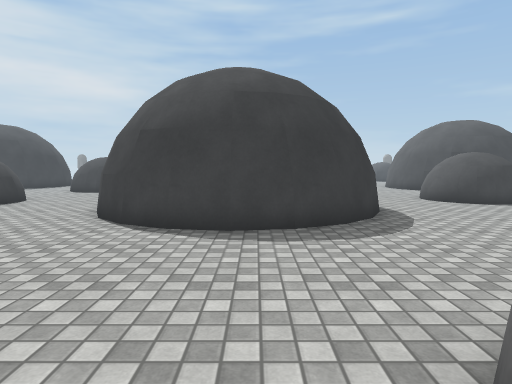
view 1 (above)

24 first-person views from a walk through a Unity game level. The camera is 1.3 m above the floor, tilts 4° down and sees 75° across. The floor is counted in squares, 1 m on a side. Each view is taken from the middle of a square. On the plan, view 1 faces up. The plan holds only what a view shows up to about 14 squares ahead; the rest is blank. The place goes on beyond the plan. Surface patterns are stand-ins for the level's own textures.

view 2
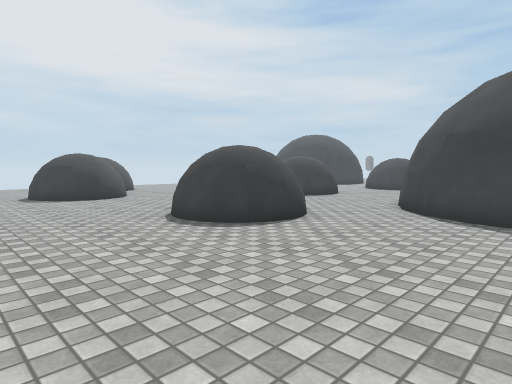

view 3
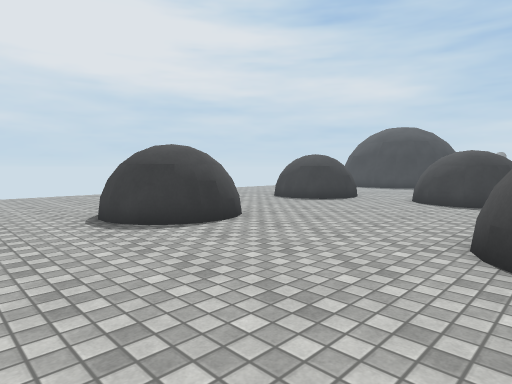

view 4
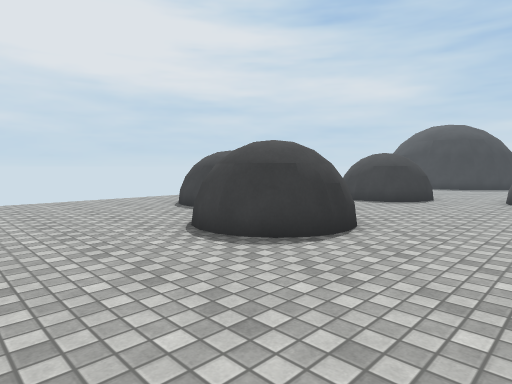

view 5
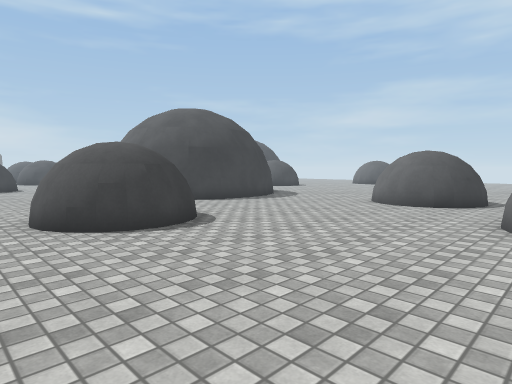

view 6
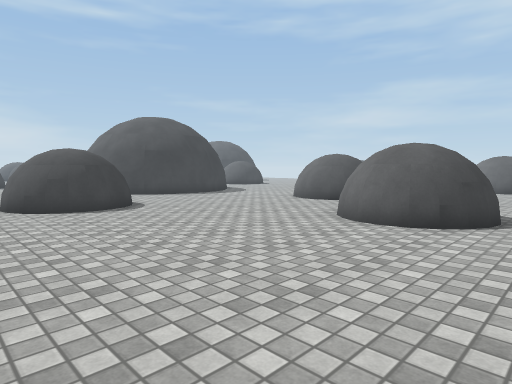

view 7
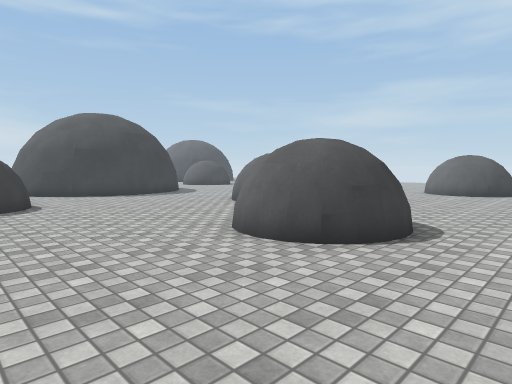

view 8
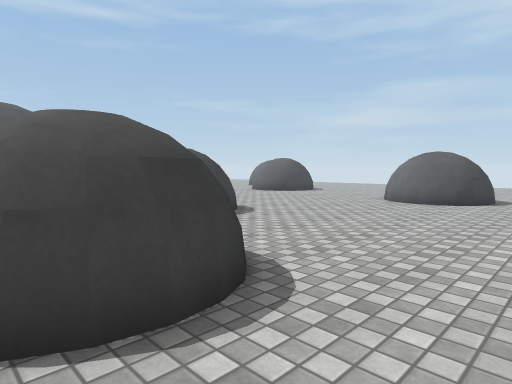

view 9
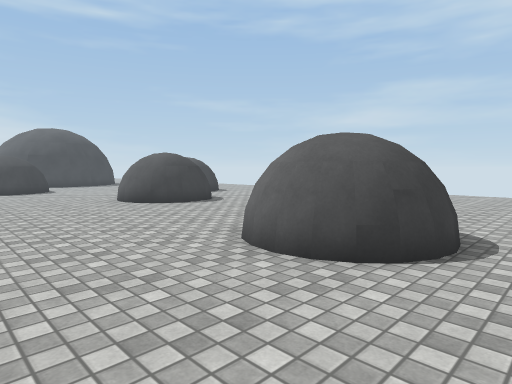

view 10
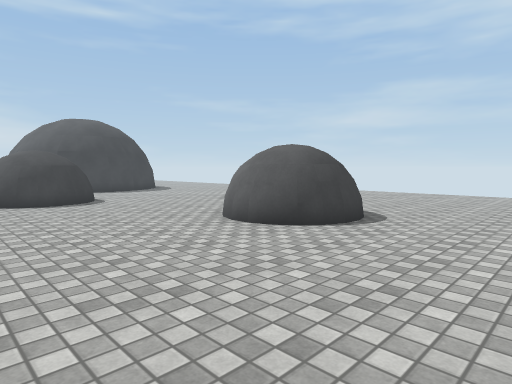

view 11
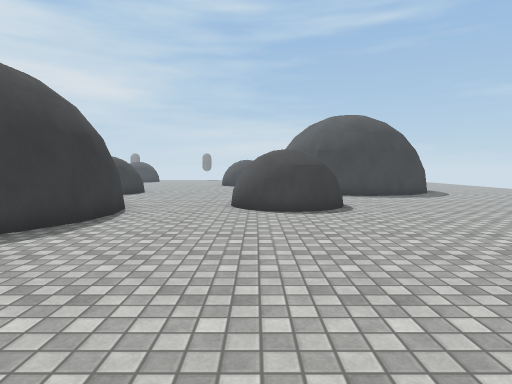

view 12
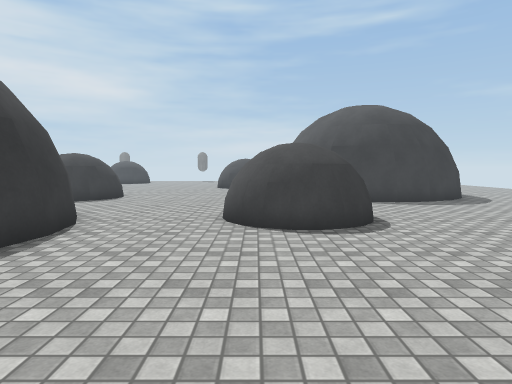

view 13
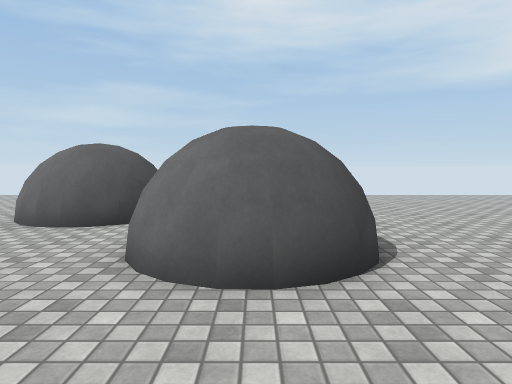

view 14
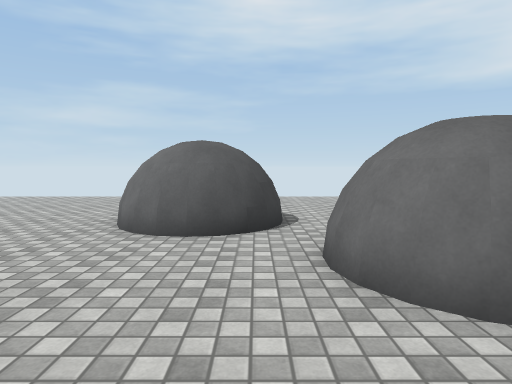

view 15
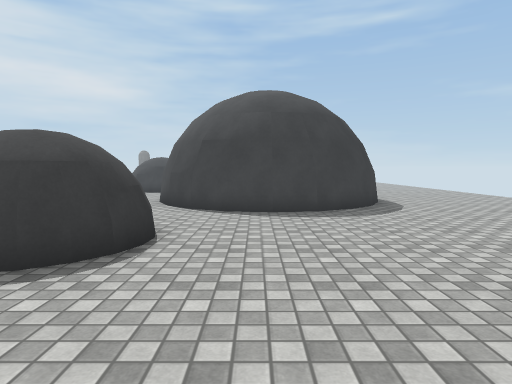

view 16
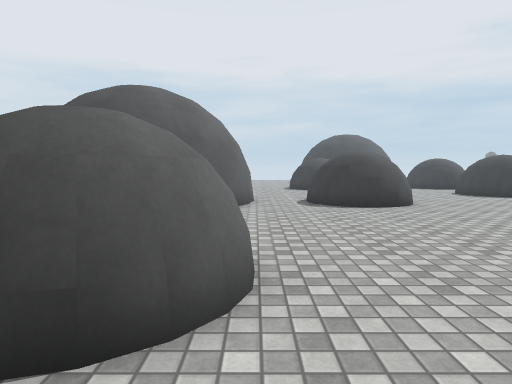

view 17
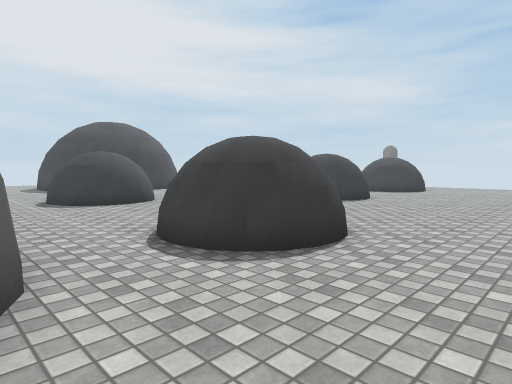

view 18
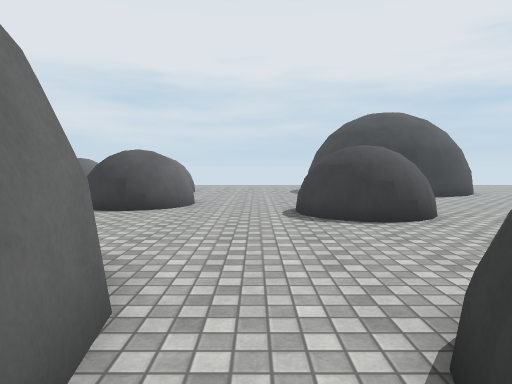

view 19
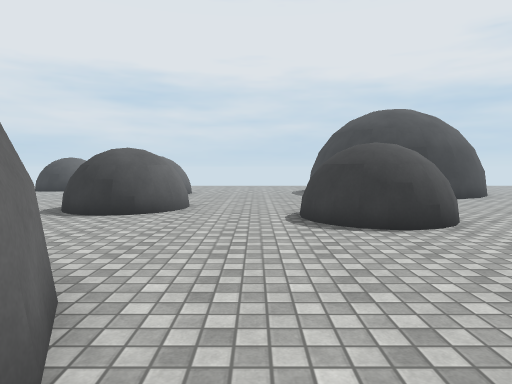

view 20
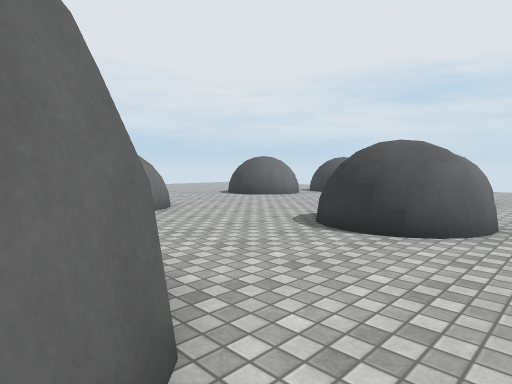

view 21
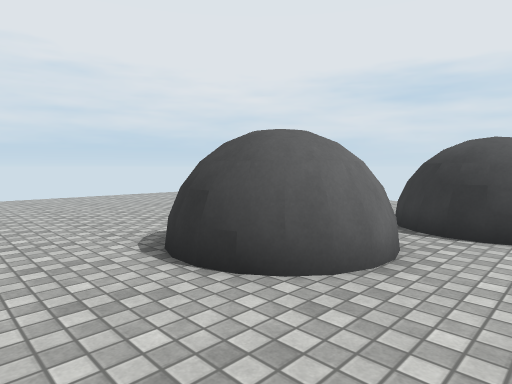

view 22
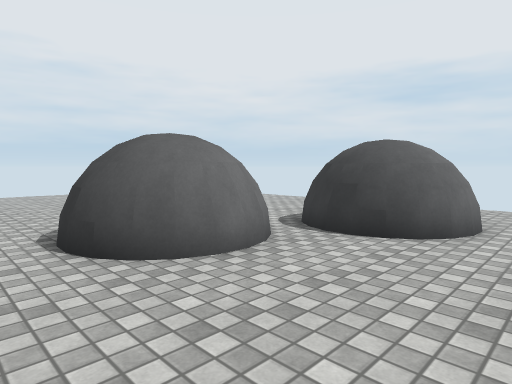

view 23
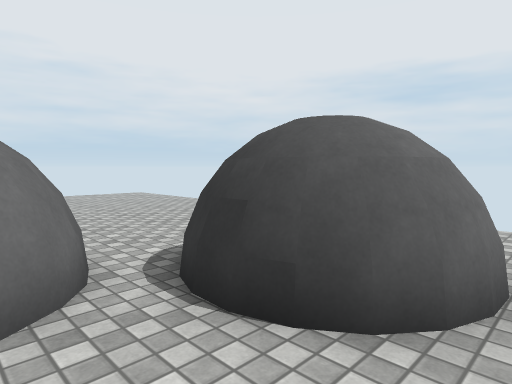

view 24
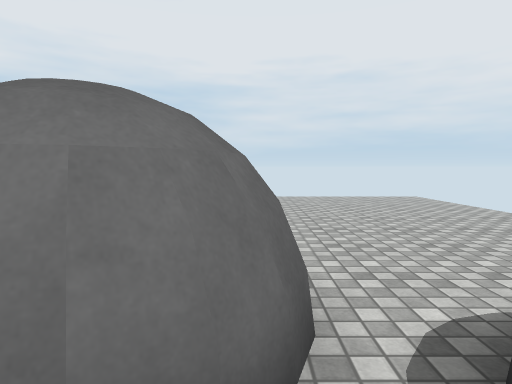

### Floor plan
Key: @ floor where view 1 was taken; # wall or solid block; . floor; = window, fence, low wall or low ledge.
Columns run from 24 left of view 1 to 23 right of it. Each row starts with its distance up from view 1.
 22                 #...     =.....            .....
 21                 ##...    #...... ##      ##.....
 20                 ##....   #........##    ##.....
 19                ##.....####.........######......
 18           .....=.......##...........####........
 17           ......................................
 16           ............###....... ##.............
 15           ...=.......######..... ###............
 14       .....  ##.....##    ##....####............
 13       ##  .  ##=...##      ##...####..........
 12        ##..####....        ##...=##.........
 11        ##...###....        ##...........##
 10       ###..........##      ##...........#
  9        .............##    ##............#
  8 .....................######.............##
  7 .. ##.................####...........##........
  6     ##.........####.................###  .......
  5     ##.##......## #.................###   ......
  4  .###.####.....####.........  ......### .....
  3 ......####......###.........  .......##.......
  2 ...... ###................#   .................
  1 .......##................##   .................
  0 ........................@## #=.................
 -1 ..........................###......... ........
 -2 .....................................    ......
 -3 ............ ........##   .........#      .....
 -4 ............ ........#   .........##       ....
 -5 ...........  ........#  #.........##     ......
 -6 ...........  ........####..........## .........
 -7 ...... ....   ............................
 -8 .....   ...  . ....................
 -9          ..     . .... ...

Positions as (right, up) in squares from view 1, and headings:
1: (0, 0), facing up
2: (0, -2), facing up-left
3: (-8, -2), facing up-left
4: (-11, -3), facing up-left
5: (-11, -4), facing up-right
6: (-11, -8), facing up-right
7: (-8, -9), facing up-right
8: (-3, -9), facing up-right
9: (6, -8), facing up-right
10: (6, -1), facing up-right
11: (8, 2), facing up
12: (8, 5), facing up
13: (8, 5), facing right
14: (9, 8), facing right
15: (13, 8), facing up
16: (13, 16), facing left
17: (5, 15), facing up-left
18: (1, 17), facing left
19: (0, 17), facing left
20: (-3, 16), facing down-left
21: (-12, 7), facing down-left
22: (-13, 9), facing down-left
23: (-17, 8), facing down-left
24: (-18, 6), facing down
